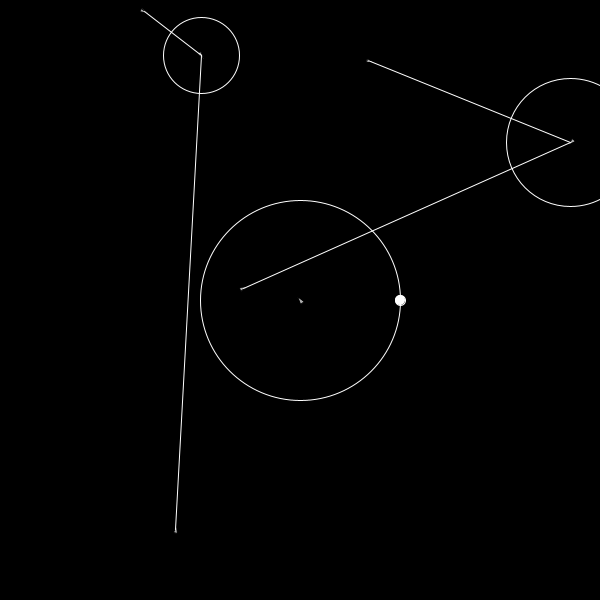
Frame 1 (no input)
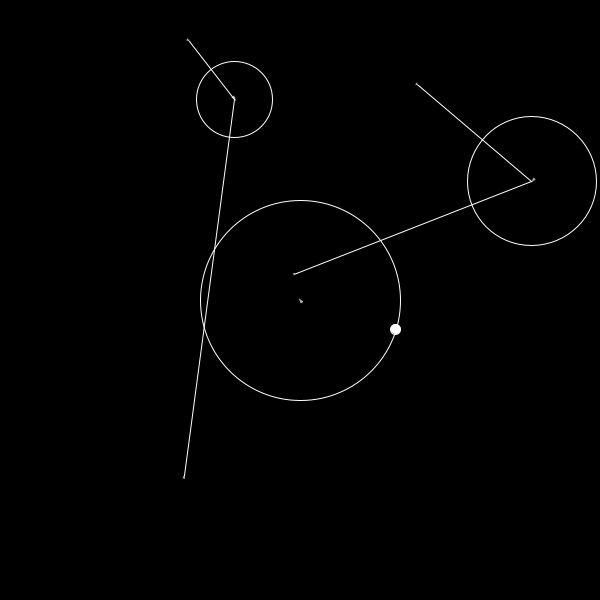
Frame 60 (the mouse pressed at the canvas centre just before this capture)
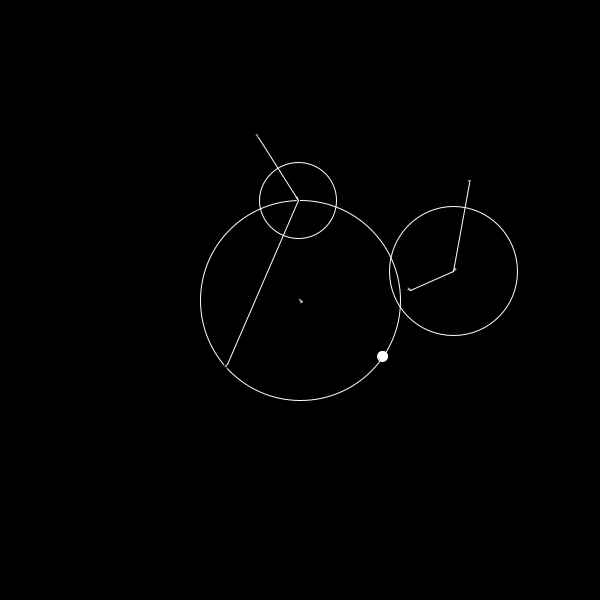
Frame 120 (the mouse held since frame 60 and released just before this capture)

The Processing sketch that drew these frames (run headless with seeded random() and noise(); from frame 60 on, the mouse is pressed at the canvas centre):

// Processing sketch: agents-relations
// ── agents-relations.pde
ArrayList<Orbiter> orbiters = new ArrayList<Orbiter>();

PGraphics pg;

float wall = 25;

void setup() {
  size(600, 600);
  pg = createGraphics(400, 400);
  
  
  orbiters.add(new Orbiter(pg));
  orbiters.add(new Orbiter(pg, orbiters.get(0), true));
  orbiters.add(new Orbiter(pg, orbiters.get(0), true));
  orbiters.add(new Orbiter(pg, orbiters.get(1), false));
  orbiters.add(new Orbiter(pg, orbiters.get(1), false));
  orbiters.add(new Orbiter(pg, orbiters.get(2), false));
  orbiters.add(new Orbiter(pg, orbiters.get(2), false));
}

void draw() {
  background(0);
  for (Orbiter orbiter : orbiters) {
  orbiter.run();
  }
  image(pg, 0, 0);
}
// ── Orbiter.pde
class Orbiter {
  PGraphics pg;
  PVector position;
  PVector velocity;
  PVector acceleration;
  
  Orbiter parent;
  float r;
  float maxforce;    // Maximum steering force
  float maxspeed;    // Maximum speed
  
  // rotating point next to parent
  float theta;
  float thetaIncrease;
  float distance;
  PVector outer;
  float radiusX, radiusY;
  float innerDistance;
  
  boolean drawRadius;
  
  Orbiter(PGraphics _pg, Orbiter _parent, boolean _drawRadius) {
    pg = _pg;
    parent = _parent;
    acceleration = new PVector(0, 0);
    float angle = random(TWO_PI);
    velocity = new PVector(0,0);
    position = new PVector(random(width), random(height));
    
    theta = 0;
    distance = 2;
    outer = new PVector(position.x + radiusX * cos( theta ), position.y + radiusY * sin( theta ));
    float rand = random(30,70);
    radiusX = rand;
    radiusY = rand;
    thetaIncrease = random(0.01, 0.03);
    innerDistance = random(50,80);
    
    r = 2.0;
    maxspeed = 2;
    maxforce = 0.03;
    drawRadius = _drawRadius;
    
  }
  
  Orbiter(PGraphics _pg) {
    pg = _pg;
    parent = this;
    acceleration = new PVector(0, 0);
    float angle = random(TWO_PI);
    velocity = new PVector(cos(angle), sin(angle));
    position = new PVector(width/2, height/2);
    
    theta = 0;
    distance = 2;
    radiusX = 100;
    radiusY = 100;
    outer = new PVector(position.x + radiusX * cos( theta ), position.y + radiusY * sin( theta ));
    thetaIncrease = 0.005;
    innerDistance = 20;
    
    r = 2.0;
    maxspeed = 2;
    maxforce = 0.03;
    drawRadius = true;
  }
  
  void run() {
    circularMovement();
    if(parent != this) {
      //seek(parent.getOuter());
      arrive(parent.getOuter());
      //circularMovement();
      update();
    } else {
      
    }
      
    
    
    borders();
    display();
  }
  
  void update() {
    velocity.add(acceleration);
    velocity.limit(maxspeed);
    position.add(velocity);
    acceleration.mult(0);
  }
  
  void applyForce(PVector force) {
    acceleration.add(force);
  }
  
 void seek(PVector target) {
    PVector desired = PVector.sub(target,position);
    desired.normalize();
    desired.mult(maxspeed);
    PVector steer = PVector.sub(desired,velocity);
    steer.limit(maxforce);
    applyForce(steer);
  }
  
  void display() {
    /*
    pg.beginDraw();
    pg.pushStyle();
    // just some coloring
    if(parent == this) pg.fill(255);
    else {
      pg.fill(125, 125, 255);
      pg.stroke(255);
      pg.line(position.x, position.y, parent.getPosition().x, parent.getPosition().y);
      pg.noStroke();
    }
    pg.ellipse(position.x, position.y, 20, 20);
    pg.popStyle();
    pg.endDraw();
    */
    float theta = velocity.heading() + PI/2;
    fill(175);
    stroke(0);
    pushMatrix();
    translate(position.x,position.y);
    //println("vector: "+ position);
    //println("vector: "+ outer);
    rotate(theta);
    beginShape();
    vertex(0, -r*2);
    vertex(-r, r*2);
    vertex(r, r*2);
    endShape(CLOSE);
    
    popMatrix();
    stroke(255);
    
    //line(outer.x, outer.y, position.x, position.y);
    //if(parent != this) line(parent.getPosition().x, parent.getPosition().y, position.x, position.y);
    noFill();
    if(parent != this && drawRadius) ellipse(position.x, position.y, radiusX*2, radiusX*2);
    if(parent != this && !drawRadius) line(parent.getPosition().x, parent.getPosition().y, position.x, position.y);
    if(parent == this) {
      fill(0);
      noFill();
      ellipse(position.x, position.y, radiusX*2, radiusX*2);
      fill(255);
      ellipse(outer.x, outer.y, 10, 10);
    }
    
    
    //popMatrix();
  }
  
  PVector getPosition() {
    return position;
  }
  
  PVector getOuter() {
    return outer;
  }
  
  
  void borders() {
    if (position.x < -r) position.x = width+r;
    if (position.y < -r) position.y = height+r;
    if (position.x > width+r) position.x = -r;
    if (position.y > height+r) position.y = -r;
  }
  
  void arrive(PVector target) {
    PVector desired = PVector.sub(target,position);

    // The distance is the magnitude of
    // the vector pointing from
    // location to target.
    float d = desired.mag();
    desired.normalize();
    // If we are closer than 100 pixels...
    if (d < 60) {
      //[full] ...set the magnitude
      // according to how close we are.
      // 20 = min. distance
      float m = map(d,innerDistance,60,0,maxspeed);
      desired.mult(m);
      //[end]
    } else {
      // Otherwise, proceed at maximum speed.
      desired.mult(maxspeed);
    }

    // The usual steering = desired - velocity
    PVector steer = PVector.sub(desired,velocity);
    steer.limit(maxforce);
    applyForce(steer);
  }
  
  void circularMovement() { 
   outer.x = position.x + radiusX * cos( theta );
   outer.y = position.y + radiusY * sin( theta );
   theta += thetaIncrease;
  }
  
  void boundaries() { 
    PVector desired = null;

    if (position.x < wall) {
      desired = new PVector(maxspeed, velocity.y);
    } else if (position.x > width -wall) {
      desired = new PVector(-maxspeed, velocity.y);
    }

    if (position.y < wall) {
      desired = new PVector(velocity.x, maxspeed);
    } else if (position.y > height-wall) {
      desired = new PVector(velocity.x, -maxspeed);
    }

    if (desired != null) {
      desired.normalize();
      desired.mult(maxspeed);
      PVector steer = PVector.sub(desired, velocity);
      steer.limit(maxforce);
      applyForce(steer);
    }
  }
  

}
